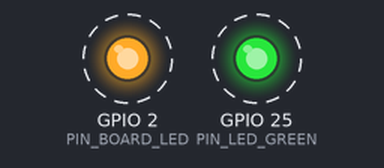
This sketch was run on a simulated ESP32. On the bench: output pins drawn as LEDs (lit = HIGH). Dashed ring = blinking. What the sketch prints to the serial monitor is not drawn.

Above: at 0.7 s.
Timing chart, 0 to 3.5 s (numbered marks = the images above):
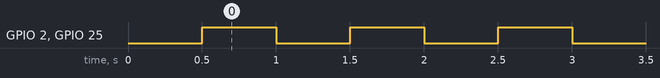

The sketch:

01_blink.ino
```cpp
// Step 1: is the board alive and uploading? Blinks the on-board LED (GPIO 2) and the green LED (GPIO 25).
#define PIN_BOARD_LED 2
#define PIN_LED_GREEN 25

void setup() {
  Serial.begin(115200);
  pinMode(PIN_BOARD_LED, OUTPUT);
  pinMode(PIN_LED_GREEN, OUTPUT);
  delay(500);
  Serial.println("# 01_blink: started");
}

void loop() {
  static bool on = false;
  on = !on;
  digitalWrite(PIN_BOARD_LED, on);
  digitalWrite(PIN_LED_GREEN, on);
  Serial.printf("# blink %s\n", on ? "ON" : "OFF");
  delay(500);
}
```

Measured:
- by itself, GPIO 2 (PIN_BOARD_LED), GPIO 25 (PIN_LED_GREEN): alternates HIGH for 0.50 s and LOW for 0.50 s
